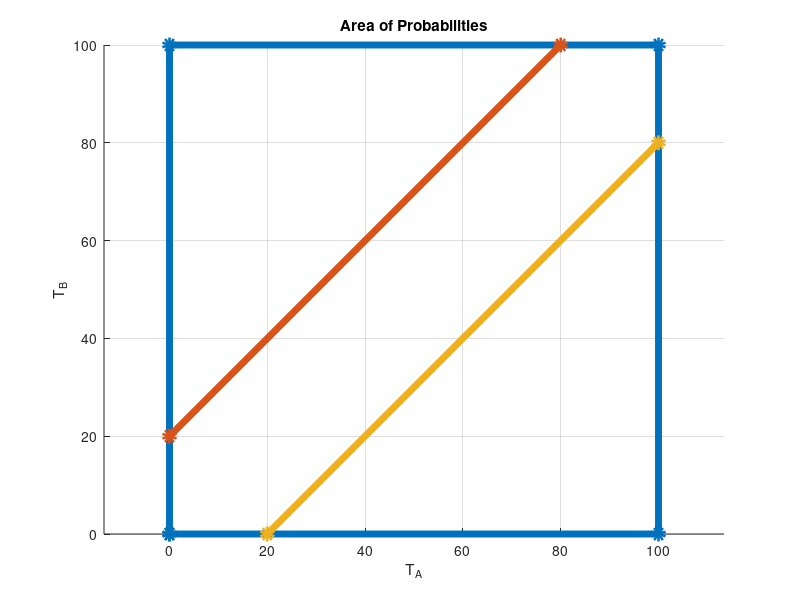

Write MATLAB code to recreate this figure.
x = [0,100,100,0,0];
y = [0,0,100,100,0];

x_above = [0,80];
y_above = [20,100];

x_below = [20,100];
y_below = [0,80];

hold on;

plot(x, y, '-o', 'LineWidth', 5);
plot(x_above, y_above, '-o', 'LineWidth', 5);
plot(x_below, y_below, '-o', 'LineWidth', 5);

hold off;

axis equal;

title('Area of Probabilities');
xlabel('T_A');
ylabel('T_B');

grid on;
